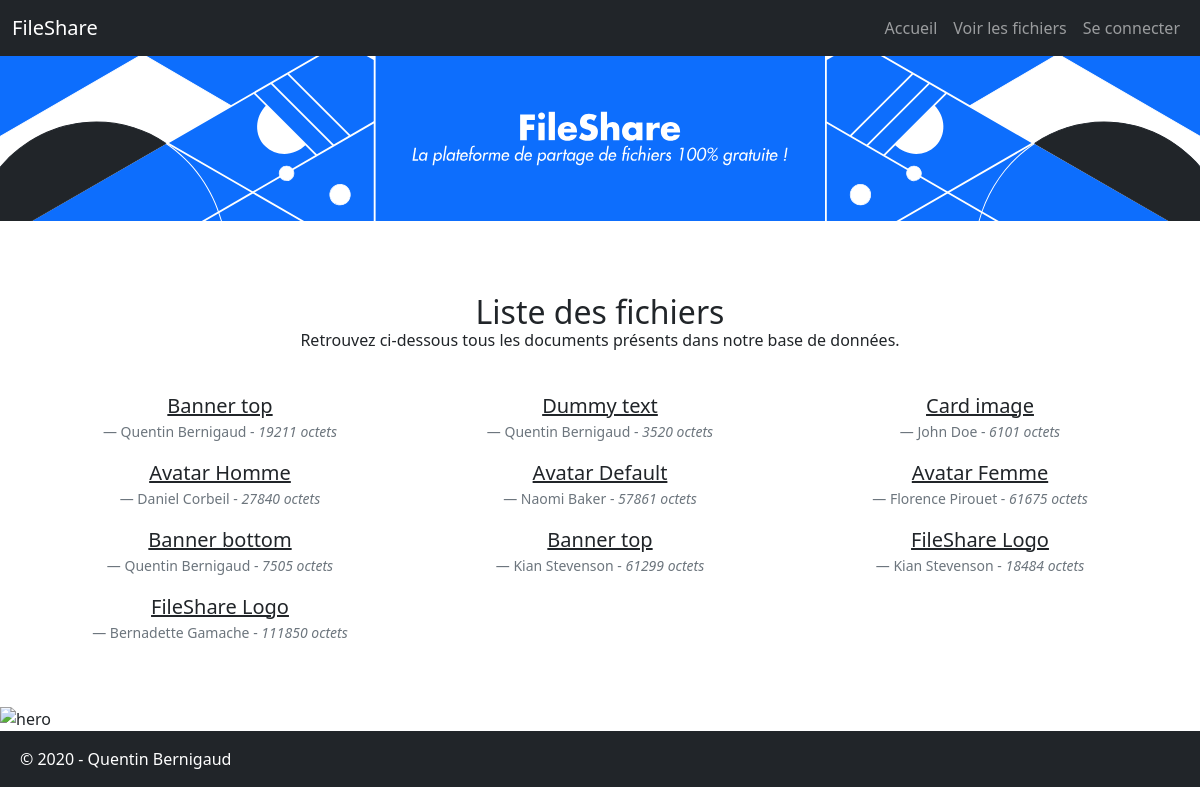
Screenshot of /file-list.php with the database file from the repository.
### tables this page shows
CREATE TABLE IF NOT EXISTS `files` (
  `id` bigint(20) UNSIGNED NOT NULL AUTO_INCREMENT,
  `filename` varchar(1024) NOT NULL,
  `title` varchar(255) NOT NULL,
  `description` text NOT NULL,
  `size` bigint(20) NOT NULL,
  `type` varchar(255) NOT NULL,
  `userId` bigint(20) NOT NULL,
  UNIQUE KEY `id` (`id`)
);

CREATE TABLE IF NOT EXISTS `users` (
  `id` bigint(20) UNSIGNED NOT NULL AUTO_INCREMENT,
  `name` varchar(255) NOT NULL,
  `password` varchar(255) NOT NULL,
  `avatar` varchar(1024) NOT NULL,
  UNIQUE KEY `id` (`id`)
);

### file-list.php (the view, shortened to what this page needs)
<?php
    require('./components/html-header.php');
    $connection = connectionDb();
    $query = $connection->prepare('SELECT f.*, u.name FROM files f JOIN users u ON f.userId = u.id');
	$query->execute();
    $files = $query->fetchAll(PDO::FETCH_ASSOC);
?>
<div class="container mt-5 mb-3">
    <div class="row">
        <h2 class="mt-4 mb-0 text-center">Liste des fichiers</h2>
        <p class="h6 mt-0 mb-4 text-center">Retrouvez ci-dessous tous les documents présents dans notre base de données.</p>
    </div>
</div>
<div class="container mt-2">
    <div class="row">
        <?php foreach ($files as $file) {?>
        <div class="col-md-4">
            <figure class="text-center">
                <blockquote class="blockquote"><p><a href="file.php?fileId=<?=$file['id']?>" class="link-dark"><?=$file['title']?></a></p></blockquote>
                <figcaption class="blockquote-footer"><?=$file['name']?> - <cite title="Source Title"><?=$file['size']?> octets</cite></figcaption>
            </figure>
        </div>
        <?php } ?>
    </div>
</div>
<?php require('./components/html-footer.php');?>

### components/html-header.php (shortened to what this page needs)
<!doctype html>
<html lang="fr">
<head>
    <link href="https://cdn.jsdelivr.net/npm/bootstrap@5.0.0-beta1/dist/css/bootstrap.min.css" rel="stylesheet"
>
</head>
<body>
    <nav class="navbar sticky-top navbar-expand-lg navbar-dark bg-dark">
        <div class="container-fluid">
            <span class="navbar-brand mb-0 h1">FileShare</span>
            <div class="collapse navbar-collapse" id="navbarNavDropdown">
                <form class="d-flex">
                    <ul class="navbar-nav">
                        <li class="nav-item">
                            <a class="nav-link" href="./index.php">Accueil</a>
                        </li>
                        <li class="nav-item">
                            <a class="nav-link" href="./file-list.php">Voir les fichiers</a>
                        </li>
                        <?php if (isset($_SESSION['user'])) { ?>
                        <li class="nav-item">
                            <a class="nav-link" href="./user.php">Mon compte</a>
                        </li>
                        <li class="nav-item">
                            <a class="nav-link" href="./logout.php">Se déconnecter</a>
                        </li>
                        <?php } else {?>
                        <li class="nav-item">
                            <a class="nav-link" href="./login.php">Se connecter</a>
                        </li>
                        <?php } ?>
                    </ul>
                </form>
            </div>
        </div>
    </nav>
    <img id="hero" src="assets/images/hero-mobile.svg"/>

### components/html-footer.php (shortened to what this page needs)
<img src="./assets/images/hero-bottom" class="img-fluid mt-5" alt="hero">
<nav class="navbar navbar-expand-lg navbar-dark bg-dark">
  <div class="container-fluid">
    <div class="collapse navbar-collapse" id="navbarTogglerDemo03">
      <ul class="navbar-nav">
        <li class="nav-item">
          <a class="nav-link active" aria-current="page" target="_blank" href="http://quentin.bernigaud.fr/">&copy; 2020 - Quentin Bernigaud</a>
        </li>
      </ul>
    </div>
  </div>
</nav>
</body>
</html>

### rows the page displays
files: title "Banner top", userId.name "Quentin Bernigaud", size "19211"
files: title "Dummy text", userId.name "Quentin Bernigaud", size "3520"
files: title "Card image", userId.name "John Doe", size "6101"
files: title "Avatar Homme", userId.name "Daniel Corbeil", size "27840"
files: title "Avatar Default", userId.name "Naomi Baker", size "57861"
files: title "Avatar Femme", userId.name "Florence Pirouet", size "61675"
files: title "Banner bottom", userId.name "Quentin Bernigaud", size "7505"
files: title "Banner top", userId.name "Kian Stevenson", size "61299"
files: title "FileShare Logo", userId.name "Kian Stevenson", size "18484"
files: title "FileShare Logo", userId.name "Bernadette Gamache", size "111850"
